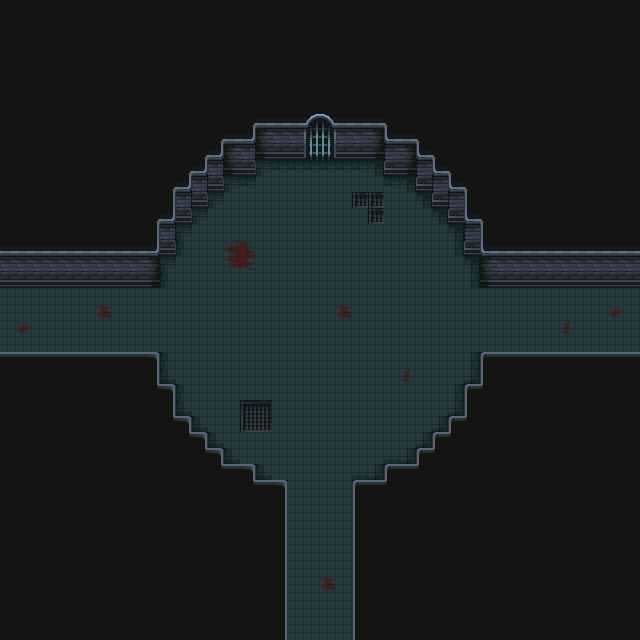

This game map was drawn from its Tiled (.tmx) file and the tilesets committed beside it. A one-line description and the trimmed map source follow:
An orthogonal 40x40 tile map with 16x16 px tiles, 3 tile layers (Sol, Murs, Objets 1) and 32 objects (27x Collisions, 5x spawn_mob).

<map version="1.10" tiledversion="1.10.2" orientation="orthogonal" renderorder="right-down" width="40" height="40" tilewidth="16" tileheight="16" infinite="0" nextlayerid="5" nextobjectid="42">
 <tileset firstgid="1" source="Nv 1.tsx" />
 <layer id="1" name="Sol" width="40" height="40">
  <data>[1600 cells, 452 non-empty, 21 distinct tile ids]</data>
 </layer>
 <layer id="2" name="Murs" width="40" height="40">
  <data>[1600 cells, 1148 non-empty, 32 distinct tile ids]</data>
 </layer>
 <layer id="3" name="Objets 1" width="40" height="40">
  <data>[1600 cells, 0 non-empty, 0 distinct tile ids]</data>
 </layer>
 <objectgroup id="4" name="objets">
  <object id="2" name="collisions" type="Collisions" x="255.245" y="143.953" width="128.755" height="16.0944" />
  <object id="3" name="collisions" type="Collisions" x="224" y="160" width="32" height="16" />
  <object id="4" name="collisions" type="Collisions" x="208" y="176" width="16" height="16" />
  <object id="5" name="collisions" type="Collisions" x="192" y="192" width="16" height="16" />
  <object id="6" name="collisions" type="Collisions" x="176" y="208" width="16" height="16" />
  <object id="12" name="collisions" type="Collisions" x="160" y="224" width="16" height="32" />
  <object id="13" name="collisions" type="Collisions" x="0" y="256" width="160" height="32" />
  <object id="14" name="collisions" type="Collisions" x="480" y="256" width="160" height="32" />
  <object id="15" name="collisions" type="Collisions" x="464" y="224" width="16" height="32" />
  <object id="16" name="collisions" type="Collisions" x="448" y="208" width="16" height="16" />
  <object id="17" name="collisions" type="Collisions" x="432" y="192" width="16" height="16" />
  <object id="18" name="collisions" type="Collisions" x="416" y="176" width="16" height="16" />
  <object id="19" name="collisions" type="Collisions" x="384" y="160" width="32" height="16" />
  <object id="20" name="collisions" type="Collisions" x="480" y="352" width="160" height="32" />
  <object id="21" name="collisions" type="Collisions" x="464" y="384" width="16" height="32" />
  <object id="22" name="collisions" type="Collisions" x="448" y="416" width="16" height="16" />
  <object id="23" name="collisions" type="Collisions" x="432" y="432" width="16" height="16" />
  <object id="24" name="collisions" type="Collisions" x="416" y="448" width="16" height="16" />
  <object id="25" name="collisions" type="Collisions" x="384" y="464" width="32" height="16" />
  <object id="26" name="collisions" type="Collisions" x="352" y="480" width="32" height="160" />
  <object id="28" name="collisions" type="Collisions" x="256" y="480" width="32" height="156.839" />
  <object id="29" name="collisions" type="Collisions" x="224" y="464" width="32" height="16" />
  <object id="30" name="collisions" type="Collisions" x="208" y="448" width="16" height="16" />
  <object id="31" name="collisions" type="Collisions" x="192" y="432" width="16" height="16" />
  <object id="32" name="collisions" type="Collisions" x="176" y="416" width="16" height="16" />
  <object id="33" name="collisions" type="Collisions" x="160" y="384" width="16" height="32" />
  <object id="34" name="collisions" type="Collisions" x="0" y="352" width="160" height="32" />
  <object id="35" name="orc" type="spawn_mob" x="254.52" y="239.415">
   <point />
  </object>
  <object id="37" name="bebe_monstre" type="spawn_mob" x="385.178" y="239.415">
   <point />
  </object>
  <object id="38" name="bebe_monstre" type="spawn_mob" x="256.785" y="399.528">
   <point />
  </object>
  <object id="39" name="bebe_orc" type="spawn_mob" x="385.178" y="399.528">
   <point />
  </object>
  <object id="41" name="demon" type="spawn_mob" x="319.471" y="320.227">
   <point />
  </object>
 </objectgroup>
</map>
